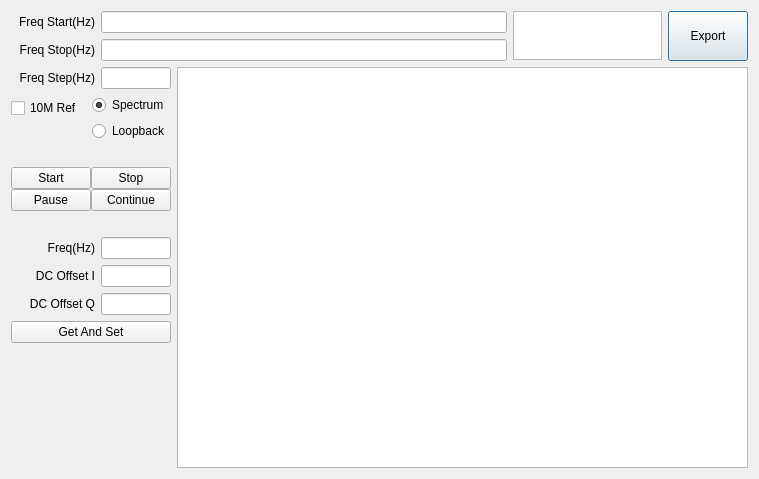
<?xml version="1.0" encoding="UTF-8"?>
<ui version="4.0">
 <class>QCalR1CTxLOLeakDlg</class>
 <widget class="QDialog" name="QCalR1CTxLOLeakDlg">
  <property name="geometry">
   <rect>
    <x>0</x>
    <y>0</y>
    <width>759</width>
    <height>479</height>
   </rect>
  </property>
  <property name="windowTitle">
   <string>Dialog</string>
  </property>
  <layout class="QVBoxLayout" name="verticalLayout_7" stretch="0,1">
   <item>
    <layout class="QHBoxLayout" name="horizontalLayout_3" stretch="10,3,1">
     <item>
      <layout class="QVBoxLayout" name="verticalLayout">
       <item>
        <layout class="QHBoxLayout" name="horizontalLayout">
         <item>
          <widget class="QLabel" name="label">
           <property name="sizePolicy">
            <sizepolicy hsizetype="Fixed" vsizetype="Fixed">
             <horstretch>0</horstretch>
             <verstretch>0</verstretch>
            </sizepolicy>
           </property>
           <property name="minimumSize">
            <size>
             <width>84</width>
             <height>16</height>
            </size>
           </property>
           <property name="text">
            <string>Freq Start(Hz)</string>
           </property>
           <property name="alignment">
            <set>Qt::AlignRight|Qt::AlignTrailing|Qt::AlignVCenter</set>
           </property>
           <property name="buddy">
            <cstring>m_LEFreqStar</cstring>
           </property>
          </widget>
         </item>
         <item>
          <widget class="QLineEdit" name="m_LEFreqStar"/>
         </item>
        </layout>
       </item>
       <item>
        <layout class="QHBoxLayout" name="horizontalLayout_2">
         <item>
          <widget class="QLabel" name="label_2">
           <property name="sizePolicy">
            <sizepolicy hsizetype="Fixed" vsizetype="Fixed">
             <horstretch>0</horstretch>
             <verstretch>0</verstretch>
            </sizepolicy>
           </property>
           <property name="minimumSize">
            <size>
             <width>84</width>
             <height>16</height>
            </size>
           </property>
           <property name="text">
            <string>Freq Stop(Hz)</string>
           </property>
           <property name="alignment">
            <set>Qt::AlignRight|Qt::AlignTrailing|Qt::AlignVCenter</set>
           </property>
           <property name="buddy">
            <cstring>m_LEFreqStop</cstring>
           </property>
          </widget>
         </item>
         <item>
          <widget class="QLineEdit" name="m_LEFreqStop"/>
         </item>
        </layout>
       </item>
      </layout>
     </item>
     <item>
      <widget class="QTextEdit" name="m_TEPath">
       <property name="sizePolicy">
        <sizepolicy hsizetype="Expanding" vsizetype="Fixed">
         <horstretch>0</horstretch>
         <verstretch>0</verstretch>
        </sizepolicy>
       </property>
       <property name="maximumSize">
        <size>
         <width>16777215</width>
         <height>49</height>
        </size>
       </property>
       <property name="readOnly">
        <bool>true</bool>
       </property>
      </widget>
     </item>
     <item>
      <widget class="QPushButton" name="m_PBExport">
       <property name="sizePolicy">
        <sizepolicy hsizetype="Expanding" vsizetype="Expanding">
         <horstretch>0</horstretch>
         <verstretch>0</verstretch>
        </sizepolicy>
       </property>
       <property name="text">
        <string>Export</string>
       </property>
      </widget>
     </item>
    </layout>
   </item>
   <item>
    <layout class="QHBoxLayout" name="horizontalLayout_9" stretch="1,10">
     <item>
      <layout class="QVBoxLayout" name="verticalLayout_6">
       <item>
        <layout class="QHBoxLayout" name="horizontalLayout_4">
         <item>
          <widget class="QLabel" name="label_3">
           <property name="sizePolicy">
            <sizepolicy hsizetype="Fixed" vsizetype="Fixed">
             <horstretch>0</horstretch>
             <verstretch>0</verstretch>
            </sizepolicy>
           </property>
           <property name="minimumSize">
            <size>
             <width>84</width>
             <height>16</height>
            </size>
           </property>
           <property name="text">
            <string>Freq Step(Hz)</string>
           </property>
           <property name="alignment">
            <set>Qt::AlignRight|Qt::AlignTrailing|Qt::AlignVCenter</set>
           </property>
           <property name="buddy">
            <cstring>m_LEFreqStep</cstring>
           </property>
          </widget>
         </item>
         <item>
          <widget class="QLineEdit" name="m_LEFreqStep">
           <property name="sizePolicy">
            <sizepolicy hsizetype="Expanding" vsizetype="Fixed">
             <horstretch>0</horstretch>
             <verstretch>0</verstretch>
            </sizepolicy>
           </property>
           <property name="readOnly">
            <bool>true</bool>
           </property>
          </widget>
         </item>
        </layout>
       </item>
       <item>
        <layout class="QHBoxLayout" name="horizontalLayout_10" stretch="0,0">
         <item>
          <layout class="QVBoxLayout" name="verticalLayout_3">
           <item>
            <widget class="QCheckBox" name="m_CBCalRef">
             <property name="sizePolicy">
              <sizepolicy hsizetype="Expanding" vsizetype="Fixed">
               <horstretch>0</horstretch>
               <verstretch>0</verstretch>
              </sizepolicy>
             </property>
             <property name="text">
              <string>10M Ref</string>
             </property>
            </widget>
           </item>
           <item>
            <spacer name="verticalSpacer">
             <property name="orientation">
              <enum>Qt::Vertical</enum>
             </property>
             <property name="sizeType">
              <enum>QSizePolicy::Fixed</enum>
             </property>
             <property name="sizeHint" stdset="0">
              <size>
               <width>20</width>
               <height>20</height>
              </size>
             </property>
            </spacer>
           </item>
          </layout>
         </item>
         <item>
          <layout class="QVBoxLayout" name="verticalLayout_2">
           <item>
            <widget class="QRadioButton" name="m_RBSpec">
             <property name="sizePolicy">
              <sizepolicy hsizetype="Expanding" vsizetype="Fixed">
               <horstretch>0</horstretch>
               <verstretch>0</verstretch>
              </sizepolicy>
             </property>
             <property name="text">
              <string>Spectrum</string>
             </property>
             <property name="checked">
              <bool>true</bool>
             </property>
            </widget>
           </item>
           <item>
            <widget class="QRadioButton" name="m_RBLoop">
             <property name="sizePolicy">
              <sizepolicy hsizetype="Expanding" vsizetype="Fixed">
               <horstretch>0</horstretch>
               <verstretch>0</verstretch>
              </sizepolicy>
             </property>
             <property name="text">
              <string>Loopback</string>
             </property>
            </widget>
           </item>
          </layout>
         </item>
        </layout>
       </item>
       <item>
        <spacer name="verticalSpacer_3">
         <property name="orientation">
          <enum>Qt::Vertical</enum>
         </property>
         <property name="sizeType">
          <enum>QSizePolicy::Fixed</enum>
         </property>
         <property name="sizeHint" stdset="0">
          <size>
           <width>20</width>
           <height>20</height>
          </size>
         </property>
        </spacer>
       </item>
       <item>
        <layout class="QHBoxLayout" name="horizontalLayout_8">
         <property name="spacing">
          <number>0</number>
         </property>
         <item>
          <layout class="QVBoxLayout" name="verticalLayout_4">
           <property name="spacing">
            <number>0</number>
           </property>
           <item>
            <widget class="QPushButton" name="m_PBStar">
             <property name="sizePolicy">
              <sizepolicy hsizetype="Expanding" vsizetype="Fixed">
               <horstretch>0</horstretch>
               <verstretch>0</verstretch>
              </sizepolicy>
             </property>
             <property name="text">
              <string>Start</string>
             </property>
            </widget>
           </item>
           <item>
            <widget class="QPushButton" name="m_PBPaus">
             <property name="sizePolicy">
              <sizepolicy hsizetype="Expanding" vsizetype="Fixed">
               <horstretch>0</horstretch>
               <verstretch>0</verstretch>
              </sizepolicy>
             </property>
             <property name="text">
              <string>Pause</string>
             </property>
            </widget>
           </item>
          </layout>
         </item>
         <item>
          <layout class="QVBoxLayout" name="verticalLayout_5">
           <property name="spacing">
            <number>0</number>
           </property>
           <item>
            <widget class="QPushButton" name="m_PBStop">
             <property name="sizePolicy">
              <sizepolicy hsizetype="Expanding" vsizetype="Fixed">
               <horstretch>0</horstretch>
               <verstretch>0</verstretch>
              </sizepolicy>
             </property>
             <property name="text">
              <string>Stop</string>
             </property>
            </widget>
           </item>
           <item>
            <widget class="QPushButton" name="m_PBCont">
             <property name="sizePolicy">
              <sizepolicy hsizetype="Expanding" vsizetype="Fixed">
               <horstretch>0</horstretch>
               <verstretch>0</verstretch>
              </sizepolicy>
             </property>
             <property name="text">
              <string>Continue</string>
             </property>
            </widget>
           </item>
          </layout>
         </item>
        </layout>
       </item>
       <item>
        <spacer name="verticalSpacer_4">
         <property name="orientation">
          <enum>Qt::Vertical</enum>
         </property>
         <property name="sizeType">
          <enum>QSizePolicy::Fixed</enum>
         </property>
         <property name="sizeHint" stdset="0">
          <size>
           <width>20</width>
           <height>20</height>
          </size>
         </property>
        </spacer>
       </item>
       <item>
        <layout class="QHBoxLayout" name="horizontalLayout_5">
         <item>
          <widget class="QLabel" name="label_5">
           <property name="sizePolicy">
            <sizepolicy hsizetype="Fixed" vsizetype="Fixed">
             <horstretch>0</horstretch>
             <verstretch>0</verstretch>
            </sizepolicy>
           </property>
           <property name="minimumSize">
            <size>
             <width>84</width>
             <height>16</height>
            </size>
           </property>
           <property name="text">
            <string>Freq(Hz)</string>
           </property>
           <property name="alignment">
            <set>Qt::AlignRight|Qt::AlignTrailing|Qt::AlignVCenter</set>
           </property>
           <property name="buddy">
            <cstring>m_LEFreq</cstring>
           </property>
          </widget>
         </item>
         <item>
          <widget class="QLineEdit" name="m_LEFreq">
           <property name="sizePolicy">
            <sizepolicy hsizetype="Expanding" vsizetype="Fixed">
             <horstretch>0</horstretch>
             <verstretch>0</verstretch>
            </sizepolicy>
           </property>
          </widget>
         </item>
        </layout>
       </item>
       <item>
        <layout class="QHBoxLayout" name="horizontalLayout_6">
         <item>
          <widget class="QLabel" name="label_6">
           <property name="sizePolicy">
            <sizepolicy hsizetype="Fixed" vsizetype="Fixed">
             <horstretch>0</horstretch>
             <verstretch>0</verstretch>
            </sizepolicy>
           </property>
           <property name="minimumSize">
            <size>
             <width>84</width>
             <height>16</height>
            </size>
           </property>
           <property name="text">
            <string>DC Offset I</string>
           </property>
           <property name="alignment">
            <set>Qt::AlignRight|Qt::AlignTrailing|Qt::AlignVCenter</set>
           </property>
           <property name="buddy">
            <cstring>m_LEDCI</cstring>
           </property>
          </widget>
         </item>
         <item>
          <widget class="QLineEdit" name="m_LEDCI">
           <property name="sizePolicy">
            <sizepolicy hsizetype="Expanding" vsizetype="Fixed">
             <horstretch>0</horstretch>
             <verstretch>0</verstretch>
            </sizepolicy>
           </property>
          </widget>
         </item>
        </layout>
       </item>
       <item>
        <layout class="QHBoxLayout" name="horizontalLayout_7">
         <item>
          <widget class="QLabel" name="label_4">
           <property name="sizePolicy">
            <sizepolicy hsizetype="Fixed" vsizetype="Fixed">
             <horstretch>0</horstretch>
             <verstretch>0</verstretch>
            </sizepolicy>
           </property>
           <property name="minimumSize">
            <size>
             <width>84</width>
             <height>16</height>
            </size>
           </property>
           <property name="text">
            <string>DC Offset Q</string>
           </property>
           <property name="alignment">
            <set>Qt::AlignRight|Qt::AlignTrailing|Qt::AlignVCenter</set>
           </property>
           <property name="buddy">
            <cstring>m_LEDCQ</cstring>
           </property>
          </widget>
         </item>
         <item>
          <widget class="QLineEdit" name="m_LEDCQ">
           <property name="sizePolicy">
            <sizepolicy hsizetype="Expanding" vsizetype="Fixed">
             <horstretch>0</horstretch>
             <verstretch>0</verstretch>
            </sizepolicy>
           </property>
           <property name="maximumSize">
            <size>
             <width>150</width>
             <height>16777215</height>
            </size>
           </property>
          </widget>
         </item>
        </layout>
       </item>
       <item>
        <widget class="QPushButton" name="m_PBGetSet">
         <property name="sizePolicy">
          <sizepolicy hsizetype="Expanding" vsizetype="Fixed">
           <horstretch>0</horstretch>
           <verstretch>0</verstretch>
          </sizepolicy>
         </property>
         <property name="text">
          <string>Get And Set</string>
         </property>
        </widget>
       </item>
       <item>
        <spacer name="verticalSpacer_2">
         <property name="orientation">
          <enum>Qt::Vertical</enum>
         </property>
         <property name="sizeHint" stdset="0">
          <size>
           <width>20</width>
           <height>40</height>
          </size>
         </property>
        </spacer>
       </item>
      </layout>
     </item>
     <item>
      <widget class="QRDTTableView" name="m_TVData"/>
     </item>
    </layout>
   </item>
  </layout>
 </widget>
 <customwidgets>
  <customwidget>
   <class>QRDTTableView</class>
   <extends>QTableView</extends>
   <header>qrdttableview.h</header>
  </customwidget>
 </customwidgets>
 <resources/>
 <connections/>
</ui>
